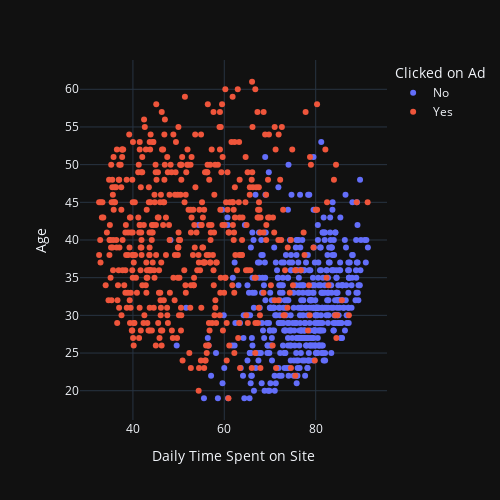

Write notebook code for a chart like this one.
### Code cell
fig = px.scatter(df, x='Daily Time Spent on Site', y='Age', color='Clicked on Ad',
                 template='plotly_dark', width=500, height=500)
fig.show()

### Figure 1 — Plotly figure (JSON) as saved in the notebook; plotly's stock layout.template omitted (floating-point values rounded to 4 significant figures; data arrays with more than 128 entries replaced by an {"elided": "..."} marker saying what was removed)
{"data": [{"hovertemplate": "Clicked on Ad=No<br>Daily Time Spent on Site=%{x}<br>Age=%{y}<extra></extra>", "legendgroup": "No", "marker": {"color": "#636efa", "symbol": "circle"}, "mode": "markers", "name": "No", "orientation": "v", "showlegend": true, "type": "scatter", "x": {"elided": "500 float values"}, "xaxis": "x", "y": {"elided": "500 int values"}, "yaxis": "y"}, {"hovertemplate": "Clicked on Ad=Yes<br>Daily Time Spent on Site=%{x}<br>Age=%{y}<extra></extra>", "legendgroup": "Yes", "marker": {"color": "#EF553B", "symbol": "circle"}, "mode": "markers", "name": "Yes", "orientation": "v", "showlegend": true, "type": "scatter", "x": {"elided": "500 float values"}, "xaxis": "x", "y": {"elided": "500 int values"}, "yaxis": "y"}], "layout": {"height": 500, "legend": {"title": {"text": "Clicked on Ad"}, "tracegroupgap": 0}, "margin": {"t": 60}, "width": 500, "xaxis": {"anchor": "y", "domain": [0, 1], "title": {"text": "Daily Time Spent on Site"}}, "yaxis": {"anchor": "x", "domain": [0, 1], "title": {"text": "Age"}}}}
